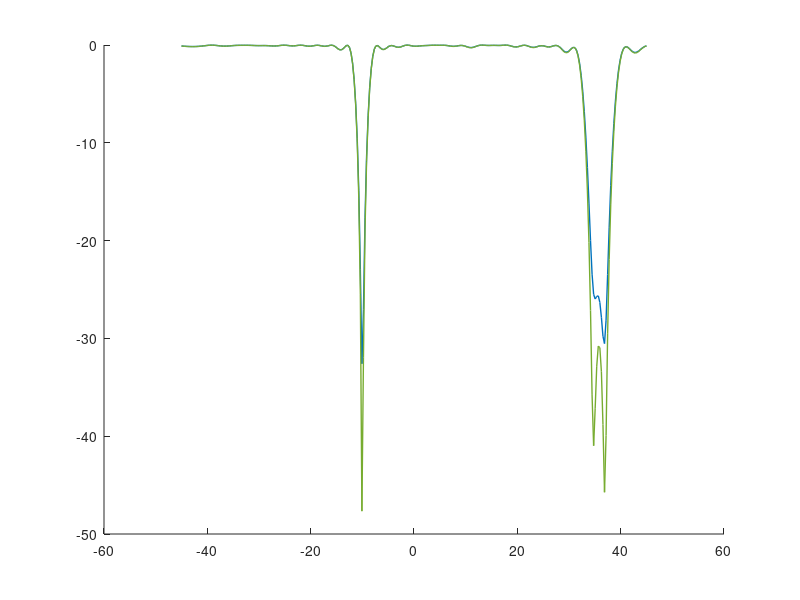

MATLAB code to generate this figure: (Note: this script raises an error after producing the figure.)
%% Basic settings
close all; clear; clc
% 仿真在两个角度很近的时候，G-MUSIC方法和MUSIC方法的表现  降采样，高SNR
p = 40;
n = 20;
c = p/n;

theta_true = [-10, 35, 37]./180*pi;
k = length(theta_true);
sigma2 = .01;
P = eye(k);
a = @(theta) exp(-pi*1i*sin(theta)*(0:p-1)')/sqrt(p); % here d=pi
A = [a(theta_true(1)), a(theta_true(2)), a(theta_true(3))];

theta_range = linspace(-45,45,300)./180*pi;

store_output = zeros(length(theta_range),2); % [MUSIC, G-MUSIC]

rng(991);
S = sqrtm(P)*randn(k,n);
W = complex(randn(p,n), randn(p,n));
X = A*S + sqrt(sigma2/2)*W;

%% MUSIC versus G-MUSIC
SCM = X*(X')/n;
[U,eigs_SCM] = eig(SCM,'vector');
[eigs_SCM, index] = sort(eigs_SCM,'descend');
U = U(:, index);
U_S = U(:,1:k);

for j = 1:length(theta_range)
    theta = theta_range(j);
    
    %MUSIC
    store_output(j,1) = mag2db(real(1 - a(theta)'*U_S*(U_S')*a(theta)));

    %G-MUSIC
    sigma2_estim = eigs_SCM(k+1)/(1+sqrt(c))^2;
%     sigma2_estim = mean(eigs_SCM(k+1:end))
    tmp = 0;
    D = zeros(k,k);
    for l = 1:k
        lambda = eigs_SCM(l)/sigma2_estim;
        if lambda>=(1+sqrt(c))^2
            ell_estim = (lambda-(1+c))/2 + sqrt( (lambda-(1+c))^2 - 4*c)/2;
            D(l,l) = (ell_estim^2+c*ell_estim)/(ell_estim^2-c);
        end
    end
    store_output(j,2) = mag2db(real((1 - a(theta)'*U_S*D*(U_S')*a(theta))));
%     store_output(j,2) = (real((1 - a(theta)'*U_S*D*(U_S')*a(theta))));
end

figure
hold on
plot(theta_range*180/pi,store_output(:,1),'LineStyle','-','Color','#0072BD','LineWidth',1);
plot(theta_range*180/pi,store_output(:,2),'LineStyle','-','Color','#77AC30','LineWidth',1);
xline(-10,'--');
xline(35,'--');
xline(37,'--');
legend('MUSIC', 'G-MUSIC', 'Location','southwest', 'FontSize',15, 'Interpreter', 'latex')
xlabel('$\theta$ [in deg]', 'Interpreter', 'latex')
ylabel('$1-\hat \eta(\theta)$ [in dB]', 'Interpreter', 'latex')
